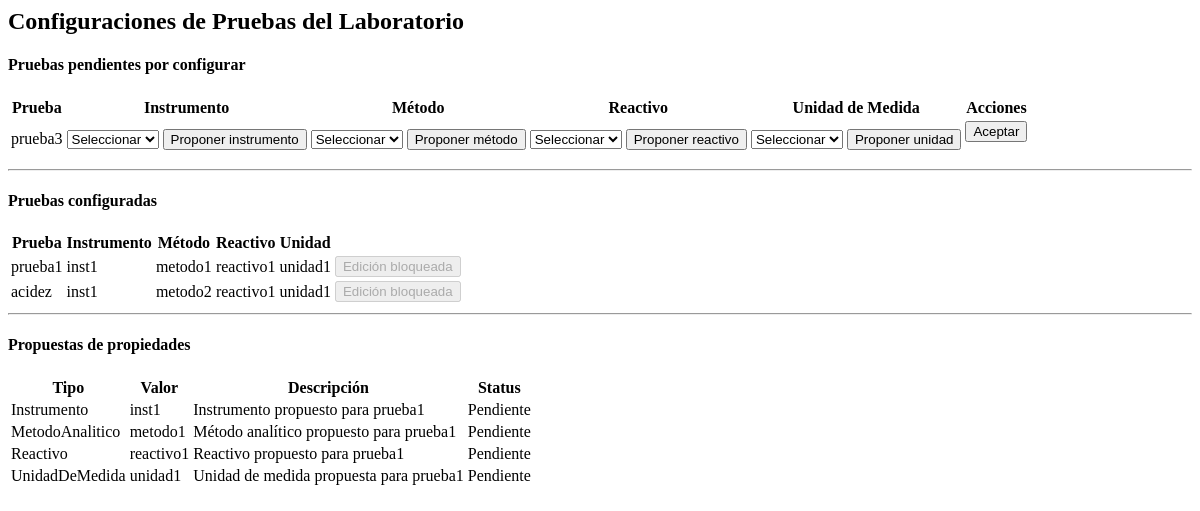
Before: /accept-configurations/ (signed in) with the older database file.
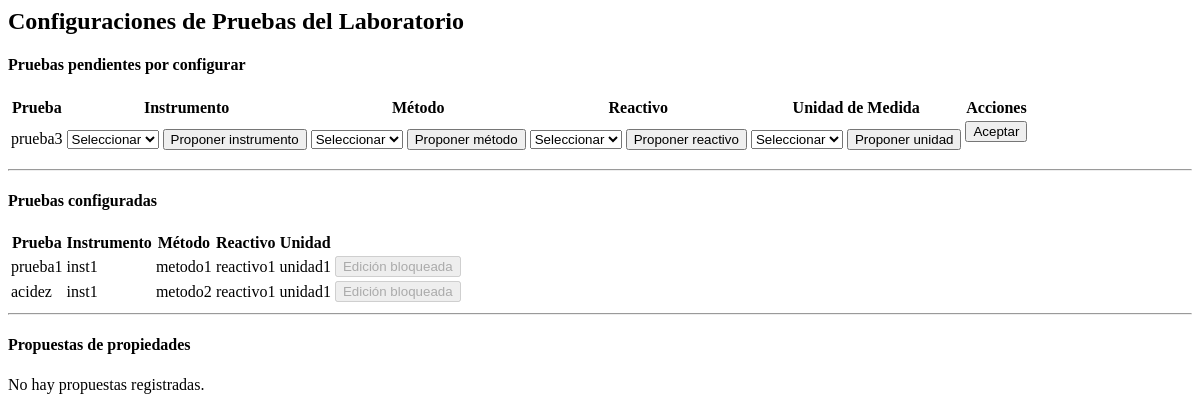
After: the same page with the newer database file.
### lab/models.py (models this page shows, shortened)
class Prueba(models.Model):
    programa_id = models.ForeignKey(Programa, on_delete=models.PROTECT, related_name='pruebas')
    nombre = models.CharField(max_length=255)
    instrumento_seleccionado_id = models.ForeignKey(Instrumento, on_delete=models.PROTECT, related_name='pruebas_instrumento_seleccionado_id', null=True, blank=True)
    metodo_analitico_seleccionado_id = models.ForeignKey(MetodoAnalitico, on_delete=models.PROTECT, related_name='pruebas_metodo_analitico_seleccionado_id', null=True, blank=True)
    reactivo_seleccionado_id = models.ForeignKey(Reactivo, on_delete=models.PROTECT, related_name='pruebas_reactivo_seleccionado_id', null=True, blank=True)
    unidad_de_medida_seleccionado_id = models.ForeignKey(UnidadDeMedida, on_delete=models.PROTECT, related_name='pruebas_unidad_de_medida_seleccionado_id', null=True, blank=True)

class LaboratorioPruebaConfig(models.Model):
    laboratorio_id = models.ForeignKey(Laboratorio, on_delete=models.PROTECT, related_name='laboratorios')
    prueba_id = models.ForeignKey(Prueba, on_delete=models.PROTECT, related_name='pruebas')
    instrumento_id = models.ForeignKey(Instrumento, on_delete=models.PROTECT, related_name='laboratorio_prueba_config_instrumento_id', null=True, blank=True)
    metodo_analitico_id = models.ForeignKey(MetodoAnalitico, on_delete=models.PROTECT, related_name='laboratorio_prueba_config_metodo_analitico_id', null=True, blank=True)
    reactivo_id = models.ForeignKey(Reactivo, on_delete=models.PROTECT, related_name='laboratorio_prueba_config_pruebas_reactivo_id', null=True, blank=True)
    unidad_de_medida_id = models.ForeignKey(UnidadDeMedida, on_delete=models.PROTECT, related_name='laboratorio_prueba_config_pruebas_unidad_de_medida_id', null=True, blank=True)
    bloqueada = models.BooleanField(default=False)  # bloqueo puntual por configuración
    class Meta:
        constraints = [
            models.UniqueConstraint(fields=['laboratorio_id', 'prueba_id'], name='uq_laboratorio_prueba')
        ]
        verbose_name_plural = "LaboratorioPruebaConfig"

class Instrumento(models.Model):
    nombre = models.CharField(max_length=255)
    descripcion = models.TextField(blank=True, null=True)

class MetodoAnalitico(models.Model):
    nombre = models.CharField(max_length=255)
    descripcion = models.TextField(blank=True, null=True)
    class Meta:
        verbose_name_plural = "MetodoAnalitico"

class Reactivo(models.Model):
    nombre = models.CharField(max_length=255)
    descripcion = models.TextField(blank=True, null=True)

class UnidadDeMedida(models.Model):
    nombre = models.CharField(max_length=255)
    descripcion = models.TextField(blank=True, null=True)
    class Meta:
        verbose_name_plural = "UnidadDeMedida"

class PropiedadARevisar(models.Model):
    TIPO_ELEMENTO_CHOICES = (
        ("instrumento", "Instrumento"),
        ("metodo", "Método Analítico"),
        ("reactivo", "Reactivo"),
        ("unidad", "Unidad"),
    )
    STATUS_CHOICES = (
        (0, "Pendiente"),
        (1, "Aprobado"),
        (2, "Rechazado"),
    )
    tipoElemento = models.CharField(max_length=50, choices=TIPO_ELEMENTO_CHOICES)
    valor = models.CharField(max_length=255)
    descripcion = models.TextField(blank=True, null=True)
    status = models.IntegerField(choices=STATUS_CHOICES, default=0)
    created_at = models.DateTimeField(auto_now_add=True)
    updated_at = models.DateTimeField(auto_now=True)
    class Meta:
        verbose_name_plural = "Propiedades a Revisar"
        ordering = ["-created_at"]

### lab/views.py (the view)
# urls.py: path("accept-configurations/", views.accept_configurations, name='accept_configurations'),
def accept_configurations(request):
    laboratorio_id = request.session.get("laboratorio_seleccionado")
    laboratorio = None
    if laboratorio_id:
        laboratorio = Laboratorio.objects.filter(id=laboratorio_id).first()
    if not laboratorio:
        messages.error(request, "No hay laboratorio asociado a tu usuario.")
        return redirect('lab:labmainview')
    programas_ids = ProgramaLaboratorio.objects.filter(
        laboratorio_id=laboratorio.id
    ).values_list('programa_id', flat=True)
    pruebas_laboratorio = Prueba.objects.filter(programa_id__in=programas_ids)
    accepted_configs = LaboratorioPruebaConfig.objects.filter(laboratorio_id=laboratorio)
    accepted_prueba_ids = accepted_configs.values_list('prueba_id', flat=True)
    pending_pruebas = pruebas_laboratorio.exclude(id__in=accepted_prueba_ids)
    propuestas = PropiedadARevisar.objects.all()
    context = {
        "pending_pruebas": pending_pruebas,
        "accepted_configs": accepted_configs,
        "instrumentos": Instrumento.objects.all(),
        "metodos": MetodoAnalitico.objects.all(),
        "reactivos": Reactivo.objects.all(),
        "unidades": UnidadDeMedida.objects.all(),
        "propuestas": propuestas,
    }
    return render(request, "accept_configurations.html", context)

### lab/templates/accept_configurations.html (shortened to what this page needs)
{% load static %}
<div class="container mt-4">
  <h2>Configuraciones de Pruebas del Laboratorio</h2>
  <h4>Pruebas pendientes por configurar</h4>
  {% if pending_pruebas %}
  <table class="table table-striped">
    <thead>
      <tr>
        <th>Prueba</th>
        <th>Instrumento</th>
        <th>Método</th>
        <th>Reactivo</th>
        <th>Unidad de Medida</th>
        <th>Acciones</th>
      </tr>
    </thead>
    <tbody>
      {% for prueba in pending_pruebas %}
        {% include "partials/_crear_config_prueba_row.html" with prueba=prueba %}
      {% endfor %}
    </tbody>
  </table>
  {% else %}
  <p>No hay pruebas pendientes.</p>
  {% endif %}
  <hr />
  <h4>Pruebas configuradas</h4>
  {% if accepted_configs %}
  <table class="table table-bordered">
    <thead>
      <tr>
        <th>Prueba</th>
        <th>Instrumento</th>
        <th>Método</th>
        <th>Reactivo</th>
        <th>Unidad</th>
      </tr>
    </thead>
    <tbody>
      {% for config in accepted_configs %}
        {% include "partials/_config_row.html" with config=config %}
      {% endfor %}
    </tbody>
  </table>
  {% else %}
  <p>No hay configuraciones aceptadas.</p>
  {% endif %}
  <hr />
  <h4>Propuestas de propiedades</h4>
  <div id="propuestas-wrapper">
    {% if propuestas %}
    <table id="tabla-propuestas" class="table table-hover">
      <thead>
        <tr>
          <th>Tipo</th>
          <th>Valor</th>
          <th>Descripción</th>
          <th>Status</th>
        </tr>
      </thead>
      <tbody id="propuestas-body">
        {% for prop in propuestas %}
          {% include "partials/_propuesta_row.html" with prop=prop %}
        {% endfor %}
      </tbody>
    </table>
    {% else %}
      <p id="sin-propuestas">No hay propuestas registradas.</p>
    {% endif %}
  </div>
</div>

### lab/templates/partials/_crear_config_prueba_row.html (shortened to what this page needs)
<tr data-prueba-id="{{ prueba.id }}">
  <td>{{ prueba.nombre }}</td>
  <td>
    <div class="campo-instrumento">
      <select name="instrumento_id" class="form-select campo-select" required>
        <option value="">Seleccionar</option>
      </select>
      <button type="button" class="btn btn-secondary btn-sm btn-proponer-instrumento mt-1">Proponer instrumento</button>
    </div>
  </td>
  <td>
    <div class="campo-metodo">
      <select name="metodo_analitico_id" class="form-select campo-select" required>
        <option value="">Seleccionar</option>
      </select>
      <button type="button" class="btn btn-secondary btn-sm btn-proponer-metodo mt-1">Proponer método</button>
    </div>
  </td>
  <td>
    <div class="campo-reactivo">
      <select name="reactivo_id" class="form-select campo-select" required>
        <option value="">Seleccionar</option>
      </select>
      <button type="button" class="btn btn-secondary btn-sm btn-proponer-reactivo mt-1">Proponer reactivo</button>
    </div>
  </td>
  <td>
    <div class="campo-unidad">
      <select name="unidad_de_medida_id" class="form-select campo-select" required>
        <option value="">Seleccionar</option>
      </select>
      <button type="button" class="btn btn-secondary btn-sm btn-proponer-unidad mt-1">Proponer unidad</button>
    </div>
  </td>
  <td>
    <form class="form-configuracion" data-prueba-id="{{ prueba.id }}">
      <button type="button" class="btn btn-success btn-sm btn-aceptar-config">
        <span class="btn-text">Aceptar</span>
      </button>
    </form>
  </td>
</tr>

### lab/templates/partials/_config_row.html
<tr>
  <td>{{ config.prueba_id.nombre }}</td>
  <td>{% if config.instrumento_id %}{{ config.instrumento_id.nombre }}{% else %}-{% endif %}</td>
  <td>{% if config.metodo_analitico_id %}{{ config.metodo_analitico_id.nombre }}{% else %}-{% endif %}</td>
  <td>{% if config.reactivo_id %}{{ config.reactivo_id.nombre }}{% else %}-{% endif %}</td>
  <td>{% if config.unidad_de_medida_id %}{{ config.unidad_de_medida_id.nombre }}{% else %}-{% endif %}</td>
  <td>
    {% if laboratorio.override_edicion_activa or today|date:"j" <= laboratorio.edicion_hasta_dia and not config.bloqueada %}
      <button class="btn btn-sm btn-primary btn-editar-config" data-config-id="{{ config.id }}">Editar</button>
    {% else %}
      <button class="btn btn-sm btn-secondary" disabled>Edición bloqueada</button>
    {% endif %}
  </td>
</tr>

### lab/templates/partials/_propuesta_row.html
<tr>
  <td>{{ prop.tipoElemento }}</td>
  <td>{{ prop.valor }}</td>
  <td>{{ prop.descripcion|default:"-" }}</td>
  <td>
    {% if prop.status == 0 %}Pendiente{% elif prop.status == 1 %}Aceptado{% else %}Rechazado{% endif %}
  </td>
</tr>

Changed rows visible on the page:
removed PropiedadARevisar: tipoElemento "Instrumento", valor "inst1", descripcion "Instrumento propuesto para prueba1", status "Pendiente"
removed PropiedadARevisar: tipoElemento "MetodoAnalitico", valor "metodo1", descripcion "Método analítico propuesto para prueba1", status "Pendiente"
removed PropiedadARevisar: tipoElemento "Reactivo", valor "reactivo1", descripcion "Reactivo propuesto para prueba1", status "Pendiente"
removed PropiedadARevisar: tipoElemento "UnidadDeMedida", valor "unidad1", descripcion "Unidad de medida propuesta para prueba1", status "Pendiente"
Other visible differences:
text no longer shown: "Tipo Valor Descripción Status"
text now shown: "No hay propuestas registradas."
